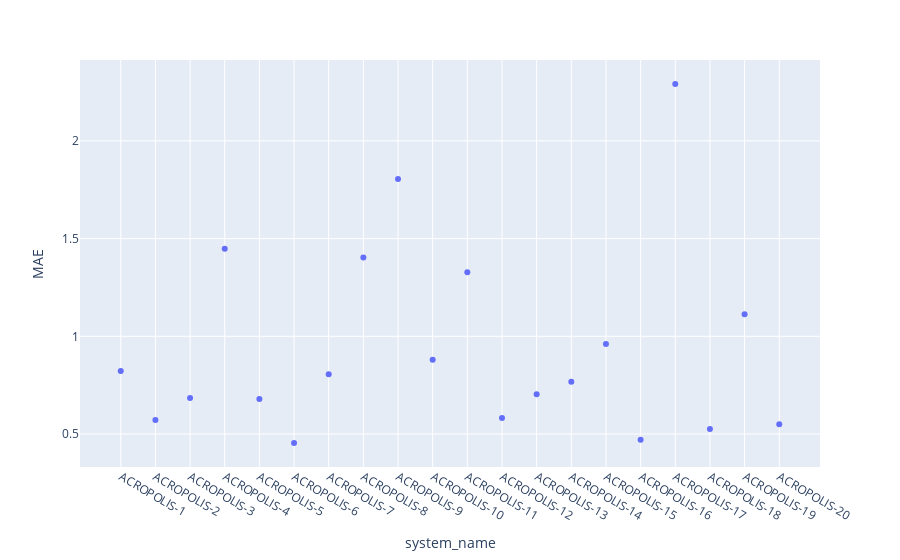
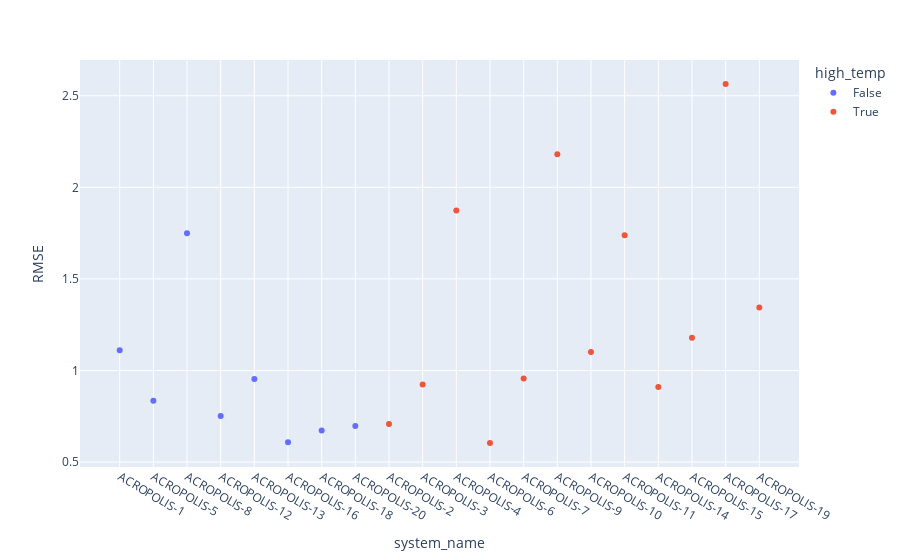
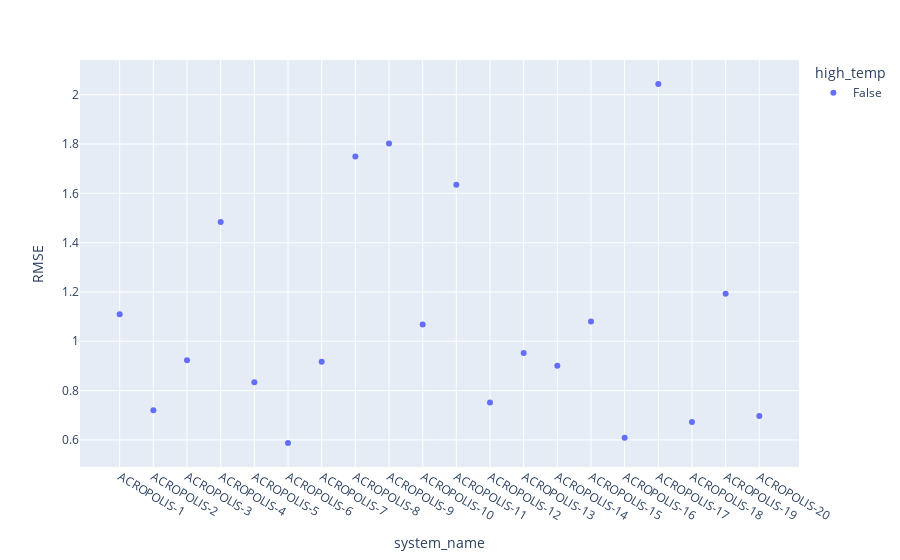

The code cell stored with these charts, in order, in its notebook:
### Code cell
fig = px.scatter(df_sbs, x="system_name", y="MAE")
fig.show()
fig = px.scatter(df_sbs, x="system_name", y="RMSE", color = "high_temp")
fig.show()
fig = px.scatter(df_sbs_stable_temp, x="system_name", y="RMSE", color = "high_temp")
fig.show()

### Figure 1 — Plotly figure (JSON) as saved in the notebook; plotly's stock layout.template omitted (floating-point values rounded to 4 significant figures)
{"data": [{"hovertemplate": "system_name=%{x}<br>MAE=%{y}<extra></extra>", "legendgroup": "", "marker": {"color": "#636efa", "symbol": "circle"}, "mode": "markers", "name": "", "orientation": "v", "showlegend": false, "type": "scatter", "x": ["ACROPOLIS-1", "ACROPOLIS-2", "ACROPOLIS-3", "ACROPOLIS-4", "ACROPOLIS-5", "ACROPOLIS-6", "ACROPOLIS-7", "ACROPOLIS-8", "ACROPOLIS-9", "ACROPOLIS-10", "ACROPOLIS-11", "ACROPOLIS-12", "ACROPOLIS-13", "ACROPOLIS-14", "ACROPOLIS-15", "ACROPOLIS-16", "ACROPOLIS-17", "ACROPOLIS-18", "ACROPOLIS-19", "ACROPOLIS-20"], "xaxis": "x", "y": [0.8227, 0.5724, 0.6848, 1.449, 0.6789, 0.4547, 0.8062, 1.403, 1.804, 0.8796, 1.328, 0.5816, 0.7031, 0.7673, 0.9602, 0.4714, 2.291, 0.5259, 1.113, 0.5507], "yaxis": "y"}], "layout": {"legend": {"tracegroupgap": 0}, "margin": {"t": 60}, "xaxis": {"anchor": "y", "domain": [0, 1], "title": {"text": "system_name"}}, "yaxis": {"anchor": "x", "domain": [0, 1], "title": {"text": "MAE"}}}}

### Figure 2 — Plotly figure (JSON) as saved in the notebook; plotly's stock layout.template omitted (floating-point values rounded to 4 significant figures)
{"data": [{"hovertemplate": "high_temp=False<br>system_name=%{x}<br>RMSE=%{y}<extra></extra>", "legendgroup": "False", "marker": {"color": "#636efa", "symbol": "circle"}, "mode": "markers", "name": "False", "orientation": "v", "showlegend": true, "type": "scatter", "x": ["ACROPOLIS-1", "ACROPOLIS-5", "ACROPOLIS-8", "ACROPOLIS-12", "ACROPOLIS-13", "ACROPOLIS-16", "ACROPOLIS-18", "ACROPOLIS-20"], "xaxis": "x", "y": [1.11, 0.8343, 1.749, 0.7515, 0.953, 0.6088, 0.6723, 0.6968], "yaxis": "y"}, {"hovertemplate": "high_temp=True<br>system_name=%{x}<br>RMSE=%{y}<extra></extra>", "legendgroup": "True", "marker": {"color": "#EF553B", "symbol": "circle"}, "mode": "markers", "name": "True", "orientation": "v", "showlegend": true, "type": "scatter", "x": ["ACROPOLIS-2", "ACROPOLIS-3", "ACROPOLIS-4", "ACROPOLIS-6", "ACROPOLIS-7", "ACROPOLIS-9", "ACROPOLIS-10", "ACROPOLIS-11", "ACROPOLIS-14", "ACROPOLIS-15", "ACROPOLIS-17", "ACROPOLIS-19"], "xaxis": "x", "y": [0.7072, 0.9234, 1.874, 0.6047, 0.956, 2.181, 1.1, 1.739, 0.9101, 1.179, 2.564, 1.344], "yaxis": "y"}], "layout": {"legend": {"title": {"text": "high_temp"}, "tracegroupgap": 0}, "margin": {"t": 60}, "xaxis": {"anchor": "y", "domain": [0, 1], "title": {"text": "system_name"}}, "yaxis": {"anchor": "x", "domain": [0, 1], "title": {"text": "RMSE"}}}}

### Figure 3 — Plotly figure (JSON) as saved in the notebook; plotly's stock layout.template omitted (floating-point values rounded to 4 significant figures)
{"data": [{"hovertemplate": "high_temp=False<br>system_name=%{x}<br>RMSE=%{y}<extra></extra>", "legendgroup": "False", "marker": {"color": "#636efa", "symbol": "circle"}, "mode": "markers", "name": "False", "orientation": "v", "showlegend": true, "type": "scatter", "x": ["ACROPOLIS-1", "ACROPOLIS-2", "ACROPOLIS-3", "ACROPOLIS-4", "ACROPOLIS-5", "ACROPOLIS-6", "ACROPOLIS-7", "ACROPOLIS-8", "ACROPOLIS-9", "ACROPOLIS-10", "ACROPOLIS-11", "ACROPOLIS-12", "ACROPOLIS-13", "ACROPOLIS-14", "ACROPOLIS-15", "ACROPOLIS-16", "ACROPOLIS-17", "ACROPOLIS-18", "ACROPOLIS-19", "ACROPOLIS-20"], "xaxis": "x", "y": [1.11, 0.7206, 0.9236, 1.484, 0.8343, 0.5879, 0.917, 1.749, 1.802, 1.068, 1.635, 0.7515, 0.953, 0.9005, 1.08, 0.6088, 2.043, 0.6723, 1.193, 0.6968], "yaxis": "y"}], "layout": {"legend": {"title": {"text": "high_temp"}, "tracegroupgap": 0}, "margin": {"t": 60}, "xaxis": {"anchor": "y", "domain": [0, 1], "title": {"text": "system_name"}}, "yaxis": {"anchor": "x", "domain": [0, 1], "title": {"text": "RMSE"}}}}
